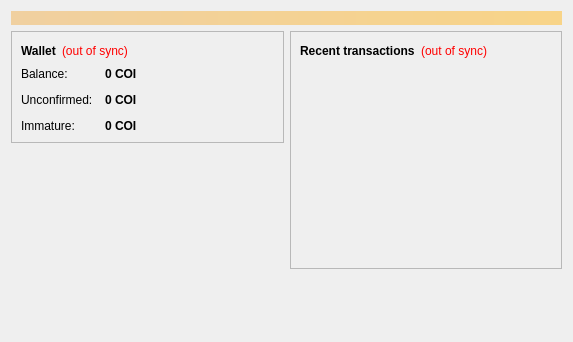
<?xml version="1.0" encoding="UTF-8"?>
<ui version="4.0">
 <class>OverviewPage</class>
 <widget class="QWidget" name="OverviewPage">
  <property name="geometry">
   <rect>
    <x>0</x>
    <y>0</y>
    <width>573</width>
    <height>342</height>
   </rect>
  </property>
  <property name="windowTitle">
   <string>Form</string>
  </property>
  <layout class="QVBoxLayout" name="topLayout">
   <item>
    <widget class="QLabel" name="labelAlerts">
     <property name="visible">
      <bool>false</bool>
     </property>
     <property name="styleSheet">
      <string notr="true">background-color: qlineargradient(x1: 0, y1: 0, x2: 1, y2: 0, stop:0 #F0D0A0, stop:1 #F8D488); color:#000000;</string>
     </property>
     <property name="wordWrap">
      <bool>true</bool>
     </property>
     <property name="margin">
      <number>3</number>
     </property>
    </widget>
   </item>
   <item>
    <layout class="QHBoxLayout" name="horizontalLayout" stretch="1,1">
     <item>
      <layout class="QVBoxLayout" name="verticalLayout_2">
       <item>
        <widget class="QFrame" name="frame">
         <property name="frameShape">
          <enum>QFrame::StyledPanel</enum>
         </property>
         <property name="frameShadow">
          <enum>QFrame::Raised</enum>
         </property>
         <layout class="QVBoxLayout" name="verticalLayout_4">
          <item>
           <layout class="QHBoxLayout" name="horizontalLayout_4">
            <item>
             <widget class="QLabel" name="label_5">
              <property name="font">
               <font>
                <weight>75</weight>
                <bold>true</bold>
               </font>
              </property>
              <property name="text">
               <string>Wallet</string>
              </property>
             </widget>
            </item>
            <item>
             <widget class="QLabel" name="labelWalletStatus">
              <property name="toolTip">
               <string>The displayed information may be out of date. Your wallet automatically synchronizes with the CoinCoin network after a connection is established, but this process has not completed yet.</string>
              </property>
              <property name="styleSheet">
               <string notr="true">QLabel { color: red; }</string>
              </property>
              <property name="text">
               <string notr="true">(out of sync)</string>
              </property>
              <property name="alignment">
               <set>Qt::AlignLeading|Qt::AlignLeft|Qt::AlignVCenter</set>
              </property>
             </widget>
            </item>
            <item>
             <spacer name="horizontalSpacer_2">
              <property name="orientation">
               <enum>Qt::Horizontal</enum>
              </property>
              <property name="sizeHint" stdset="0">
               <size>
                <width>40</width>
                <height>20</height>
               </size>
              </property>
             </spacer>
            </item>
           </layout>
          </item>
          <item>
           <layout class="QFormLayout" name="formLayout_2">
            <property name="fieldGrowthPolicy">
             <enum>QFormLayout::AllNonFixedFieldsGrow</enum>
            </property>
            <property name="horizontalSpacing">
             <number>12</number>
            </property>
            <property name="verticalSpacing">
             <number>12</number>
            </property>
            <item row="0" column="0">
             <widget class="QLabel" name="label">
              <property name="text">
               <string>Balance:</string>
              </property>
             </widget>
            </item>
            <item row="0" column="1">
             <widget class="QLabel" name="labelBalance">
              <property name="font">
               <font>
                <weight>75</weight>
                <bold>true</bold>
               </font>
              </property>
              <property name="cursor">
               <cursorShape>IBeamCursor</cursorShape>
              </property>
              <property name="toolTip">
               <string>Your current balance</string>
              </property>
              <property name="text">
               <string notr="true">0 COI</string>
              </property>
              <property name="textInteractionFlags">
               <set>Qt::LinksAccessibleByMouse|Qt::TextSelectableByKeyboard|Qt::TextSelectableByMouse</set>
              </property>
             </widget>
            </item>
            <item row="1" column="0">
             <widget class="QLabel" name="label_3">
              <property name="text">
               <string>Unconfirmed:</string>
              </property>
             </widget>
            </item>
            <item row="1" column="1">
             <widget class="QLabel" name="labelUnconfirmed">
              <property name="font">
               <font>
                <weight>75</weight>
                <bold>true</bold>
               </font>
              </property>
              <property name="cursor">
               <cursorShape>IBeamCursor</cursorShape>
              </property>
              <property name="toolTip">
               <string>Total of transactions that have yet to be confirmed, and do not yet count toward the current balance</string>
              </property>
              <property name="text">
               <string notr="true">0 COI</string>
              </property>
              <property name="textInteractionFlags">
               <set>Qt::LinksAccessibleByMouse|Qt::TextSelectableByKeyboard|Qt::TextSelectableByMouse</set>
              </property>
             </widget>
            </item>
            <item row="2" column="0">
             <widget class="QLabel" name="labelImmatureText">
              <property name="text">
               <string>Immature:</string>
              </property>
             </widget>
            </item>
            <item row="2" column="1">
             <widget class="QLabel" name="labelImmature">
              <property name="font">
               <font>
                <weight>75</weight>
                <bold>true</bold>
               </font>
              </property>
              <property name="toolTip">
               <string>Mined balance that has not yet matured</string>
              </property>
              <property name="text">
               <string notr="true">0 COI</string>
              </property>
              <property name="textInteractionFlags">
               <set>Qt::LinksAccessibleByMouse|Qt::TextSelectableByKeyboard|Qt::TextSelectableByMouse</set>
              </property>
             </widget>
            </item>
           </layout>
          </item>
         </layout>
        </widget>
       </item>
       <item>
        <spacer name="verticalSpacer">
         <property name="orientation">
          <enum>Qt::Vertical</enum>
         </property>
         <property name="sizeHint" stdset="0">
          <size>
           <width>20</width>
           <height>40</height>
          </size>
         </property>
        </spacer>
       </item>
      </layout>
     </item>
     <item>
      <layout class="QVBoxLayout" name="verticalLayout_3">
       <item>
        <widget class="QFrame" name="frame_2">
         <property name="frameShape">
          <enum>QFrame::StyledPanel</enum>
         </property>
         <property name="frameShadow">
          <enum>QFrame::Raised</enum>
         </property>
         <layout class="QVBoxLayout" name="verticalLayout">
          <item>
           <layout class="QHBoxLayout" name="horizontalLayout_2">
            <item>
             <widget class="QLabel" name="label_4">
              <property name="text">
               <string>&lt;b&gt;Recent transactions&lt;/b&gt;</string>
              </property>
             </widget>
            </item>
            <item>
             <widget class="QLabel" name="labelTransactionsStatus">
              <property name="toolTip">
               <string>The displayed information may be out of date. Your wallet automatically synchronizes with the CoinCoin network after a connection is established, but this process has not completed yet.</string>
              </property>
              <property name="styleSheet">
               <string notr="true">QLabel { color: red; }</string>
              </property>
              <property name="text">
               <string notr="true">(out of sync)</string>
              </property>
              <property name="alignment">
               <set>Qt::AlignRight|Qt::AlignTrailing|Qt::AlignVCenter</set>
              </property>
             </widget>
            </item>
            <item>
             <spacer name="horizontalSpacer">
              <property name="orientation">
               <enum>Qt::Horizontal</enum>
              </property>
              <property name="sizeHint" stdset="0">
               <size>
                <width>40</width>
                <height>20</height>
               </size>
              </property>
             </spacer>
            </item>
           </layout>
          </item>
          <item>
           <widget class="QListView" name="listTransactions">
            <property name="styleSheet">
             <string notr="true">QListView { background: transparent; }</string>
            </property>
            <property name="frameShape">
             <enum>QFrame::NoFrame</enum>
            </property>
            <property name="verticalScrollBarPolicy">
             <enum>Qt::ScrollBarAlwaysOff</enum>
            </property>
            <property name="horizontalScrollBarPolicy">
             <enum>Qt::ScrollBarAlwaysOff</enum>
            </property>
            <property name="selectionMode">
             <enum>QAbstractItemView::NoSelection</enum>
            </property>
           </widget>
          </item>
         </layout>
        </widget>
       </item>
       <item>
        <spacer name="verticalSpacer_2">
         <property name="orientation">
          <enum>Qt::Vertical</enum>
         </property>
         <property name="sizeHint" stdset="0">
          <size>
           <width>20</width>
           <height>40</height>
          </size>
         </property>
        </spacer>
       </item>
      </layout>
     </item>
    </layout>
   </item>
  </layout>
 </widget>
 <resources/>
 <connections/>
</ui>
